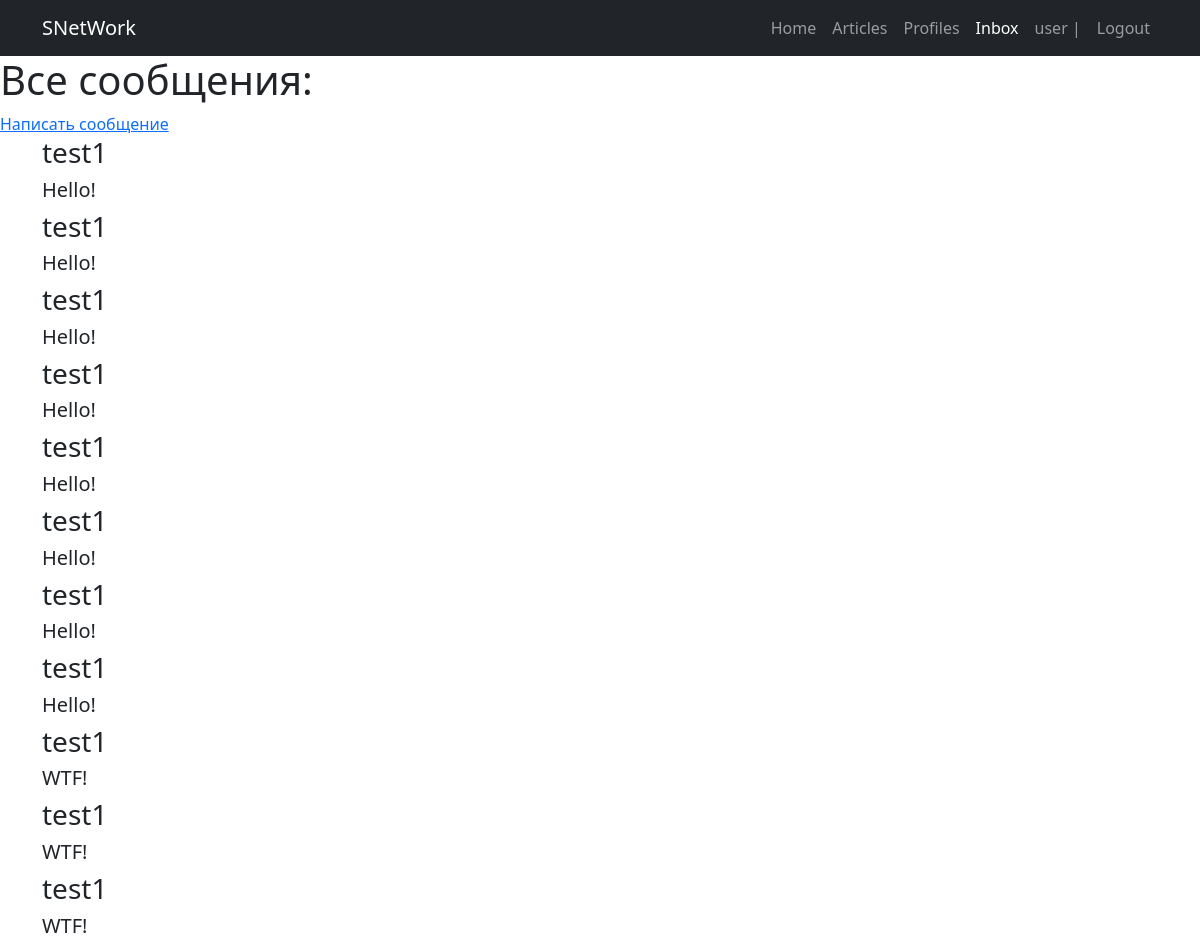
Page /inbox/ (signed in) on the committed database.
### profiles/models.py (models this page shows)
class User(AbstractUser):
    photo = models.ImageField(upload_to="profiles/%Y/%m/%d", default="default.jpg",blank=True, null=True)
    date_birth = models.DateTimeField(blank=True, null=True)
    following = models.ManyToManyField('self', related_name='followers', blank=True, symmetrical=False)

class Message(models.Model):
    sender = models.ForeignKey(User, on_delete=models.SET_NULL, null=True)
    recipient = models.ForeignKey(User, on_delete=models.SET_NULL, null=True, related_name='messages')
    body = models.TextField()

### profiles/views.py (the view)
# urls.py: path('inbox/', inbox, name='inbox'),
def inbox(request):
    messages = User.objects.get(pk=request.user.id).messages.all()
    return render(request, 'profile/inbox.html', {'messages': messages})

### profiles/templates/profile/inbox.html
{% extends 'base/index.html' %}
{% block content %}
<h1> Все сообщения:</h1>
<a href="{% url 'create-message' %}"> Написать сообщение</a>
<div class="container">
{% for message in messages %}
        <h3>{{ message.sender }}</h3>
        <h5>{{ message.body }}</h5>
{% endfor %}
</div>
{% endblock %}

### templates/base/index.html (shortened to what this page needs)
<!DOCTYPE html>
{% load static %}
<html lang="en">
<head>
    <link href=" {% static 'css/styles.css' %}" rel="stylesheet" />
</head>
<body>
        <nav class="navbar navbar-expand-lg navbar-dark bg-dark">
            <div class="container">
                <a class="navbar-brand" href="#!">SNetWork</a>
                <div class="collapse navbar-collapse" id="navbarSupportedContent">
                    <ul class="navbar-nav ms-auto mb-2 mb-lg-0">
                        <li class="nav-item"><a class="nav-link" href="#">Home</a></li>
                        <li class="nav-item"><a class="nav-link" href="{% url 'articles' %}">Articles</a></li>
                        <li class="nav-item"><a class="nav-link" href="{% url 'profiles' %}">Profiles</a></li>
                        <li class="nav-item"><a class="nav-link active" aria-current="page" href="{% url 'inbox' %}">Inbox</a></li>
                        {% if user.is_authenticated %}
                        <li class="nav-item"><a class="nav-link" href="{% url 'profile' user.id %}">{{ user.username }} |</a></li>
                        <li class="nav-item"><a class="nav-link" href="{% url 'logout' %}">Logout</a></li>
                        {% else %}
                        <li class="nav-item"><a class="nav-link" href="{% url 'login' %}">Login</a></li>
                        {% endif %}
                    </ul>
                </div>
            </div>
        </nav>
{% block content %}
{% endblock %}
</body>
</html>

### rows in the picture
User: username "user"
Message: sender "test1", body "Hello!"
Message: sender "test1", body "Hello!"
Message: sender "test1", body "Hello!"
Message: sender "test1", body "Hello!"
Message: sender "test1", body "Hello!"
Message: sender "test1", body "Hello!"
Message: sender "test1", body "Hello!"
Message: sender "test1", body "Hello!"
Message: sender "test1", body "WTF!"
Message: sender "test1", body "WTF!"
Message: sender "test1", body "WTF!"
